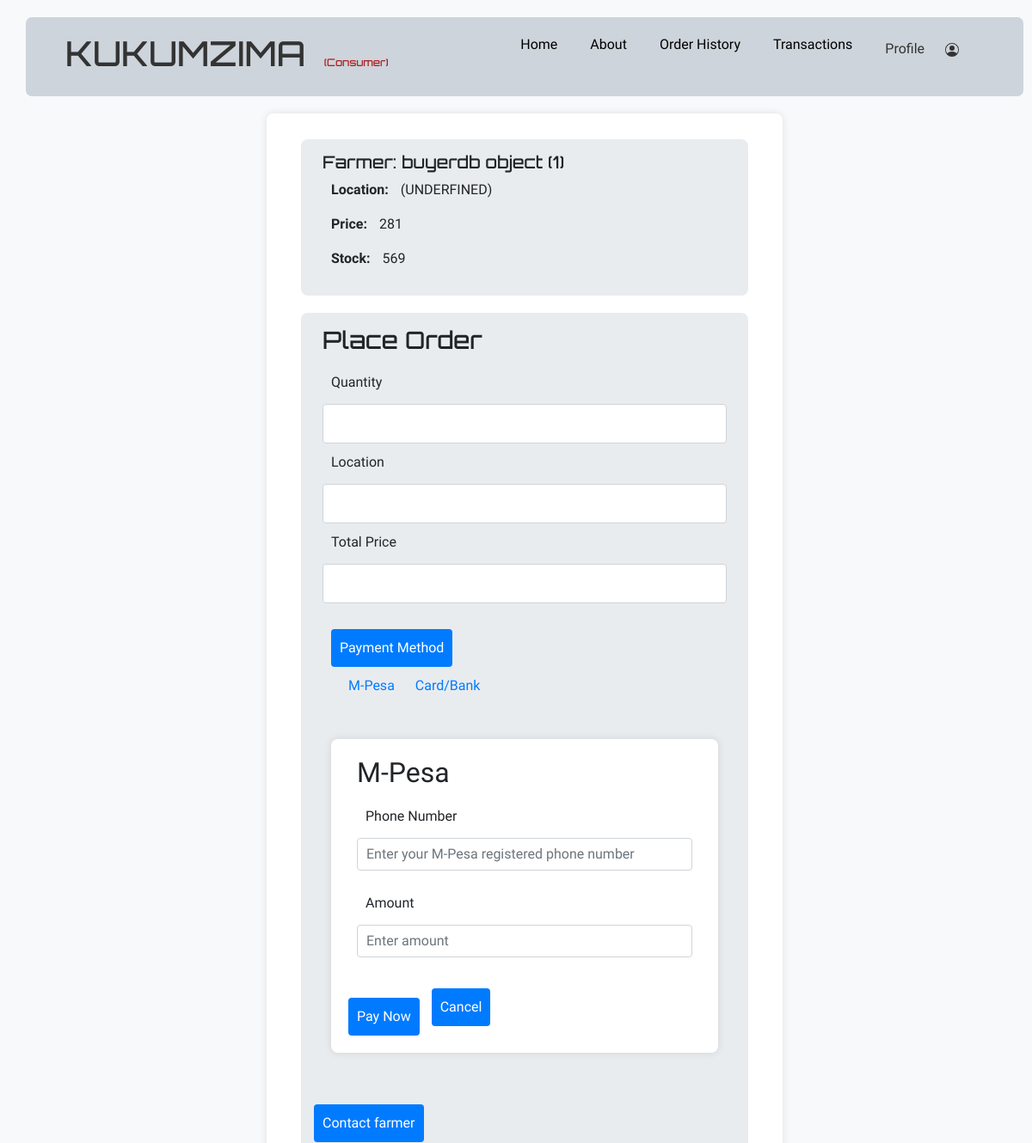
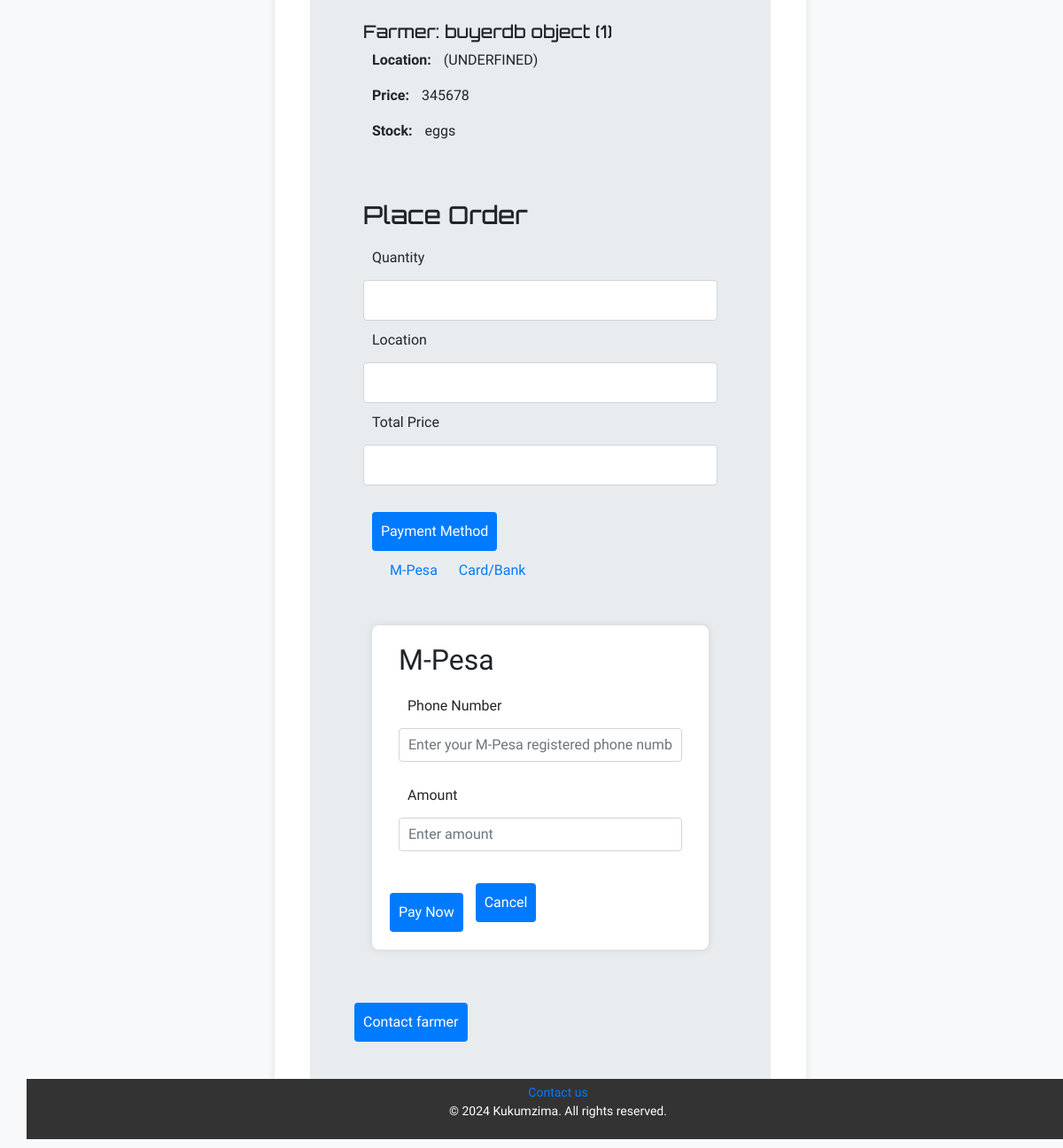
Before: /consumers/order/ with the older database file (2 pictures, top to bottom).
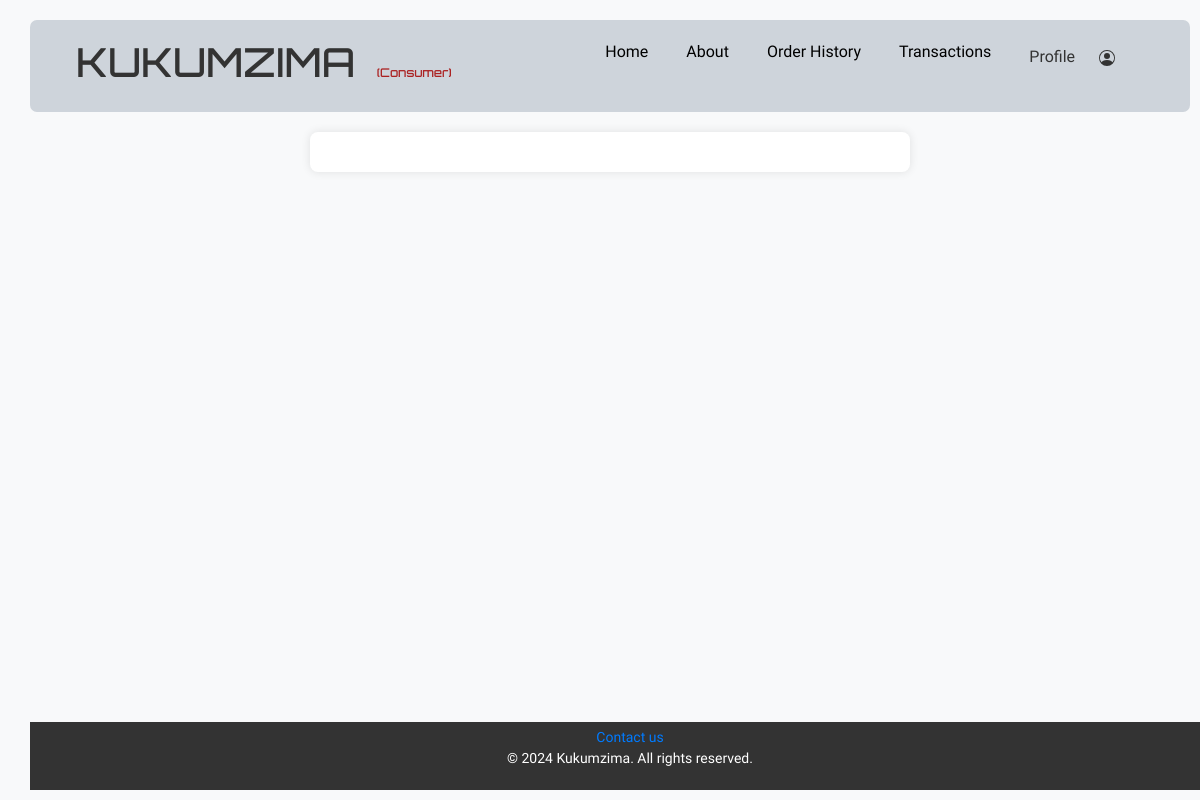
After: the same page with the newer database file.
### customers/models.py (models this page shows)
class Order(models.Model):
    item=models.CharField(max_length=100)
    unitPrice=models.IntegerField()
    buyerdb= models.ForeignKey(buyerdb, on_delete=models.CASCADE)
    status=models.BooleanField
    orderDate=models.DateField
    completeOrderDate=models.DateField

class buyerdb(models.Model):
    user_profile = models.OneToOneField(UserProfile, on_delete=models.CASCADE)
    buyerUsername= models.CharField(max_length=100)
    buyerPhonenum= models.CharField(max_length=15)
    buyerPassword= models.CharField(max_length=255)
    buyerAddress=models.CharField(max_length=100)
    class meta:
        db_table ="buyerdb"

### customers/views.py (the view)
# urls.py: path("order/",views.order, name="order"),
def order(request):
    orders = Order.objects.all()
    return render(request, 'myapp1/order.html', {'orders': orders})

### customers/templates/myapp1/order.html (shortened to what this page needs)
{% extends "myapp1/base.html" %}
{% block content %}
</head>
<body>
    <div class="container">
        {% for order in orders %}
        <main>
            <section class="farmer-details" id="farmer-details">
                <h5>Farmer: {{ order.buyerdb }}</h5>
                <p><strong>Location:</strong> (UNDERFINED) </p>
                <p><strong>Price:</strong> {{ order.unitPrice }}</p>
                <p><strong>Stock:</strong> {{ order.item }}</p>
            </section>
            <section class="orderForm" id="orderForm">
                <h3>Place Order</h3>
                <form>
                    <label for="quantity">Quantity</label>
                    <input type="number" id="quantity" name="quantity" required>
                    <label for="location">Location</label>
                    <input type="text" id="location" name="location" required>
                    <label for="total-price">Total Price</label>
                    <input type="text" id="total-price" name="total-price" required>
                    <div class="dropdown">
                        <button onclick="myFunction()" class="dropbtn">Payment Method</button>
                        <div id="myDropdown" class="dropdown-content">
                            <a href="#mpesa">M-Pesa</a>
                            <a href="#bank">Card/Bank</a>
                        </div>
                    </div>
                    <section id="mpesa">
                        <div class="container">
                            <h2>M-Pesa </h2>
                            <form>
                                <div class="form-group">
                                    <label for="phone-number">Phone Number</label>
                                    <input type="text" class="form-control" id="phone-number" name="phone-number" placeholder="Enter your M-Pesa registered phone number" required>
                            </div>
                            <div class="form-group">
                                <label for="amount">Amount</label>
                                <input type="text" class="form-control" id="amount" name="amount" placeholder="Enter amount" required>
                            </div>
                            <button type="submit" class="btn btn-primary">Pay Now</button>
                            <a href="{% url 'home1' %}"><button >Cancel</button></a>
                        </form>
                      </section>
                    <button onclick="myFunction()" class="dropbtn">Contact farmer</button>
                    {% endfor %}
            </form>
        </section>
    </section>
</main>
</div>
</body>
</html>
{% endblock %}

Changed rows visible on the page:
removed Order: buyerdb "buyerdb object (1)", unitPrice "281", item "569"
removed Order: buyerdb "buyerdb object (1)", unitPrice "345678", item "eggs"
